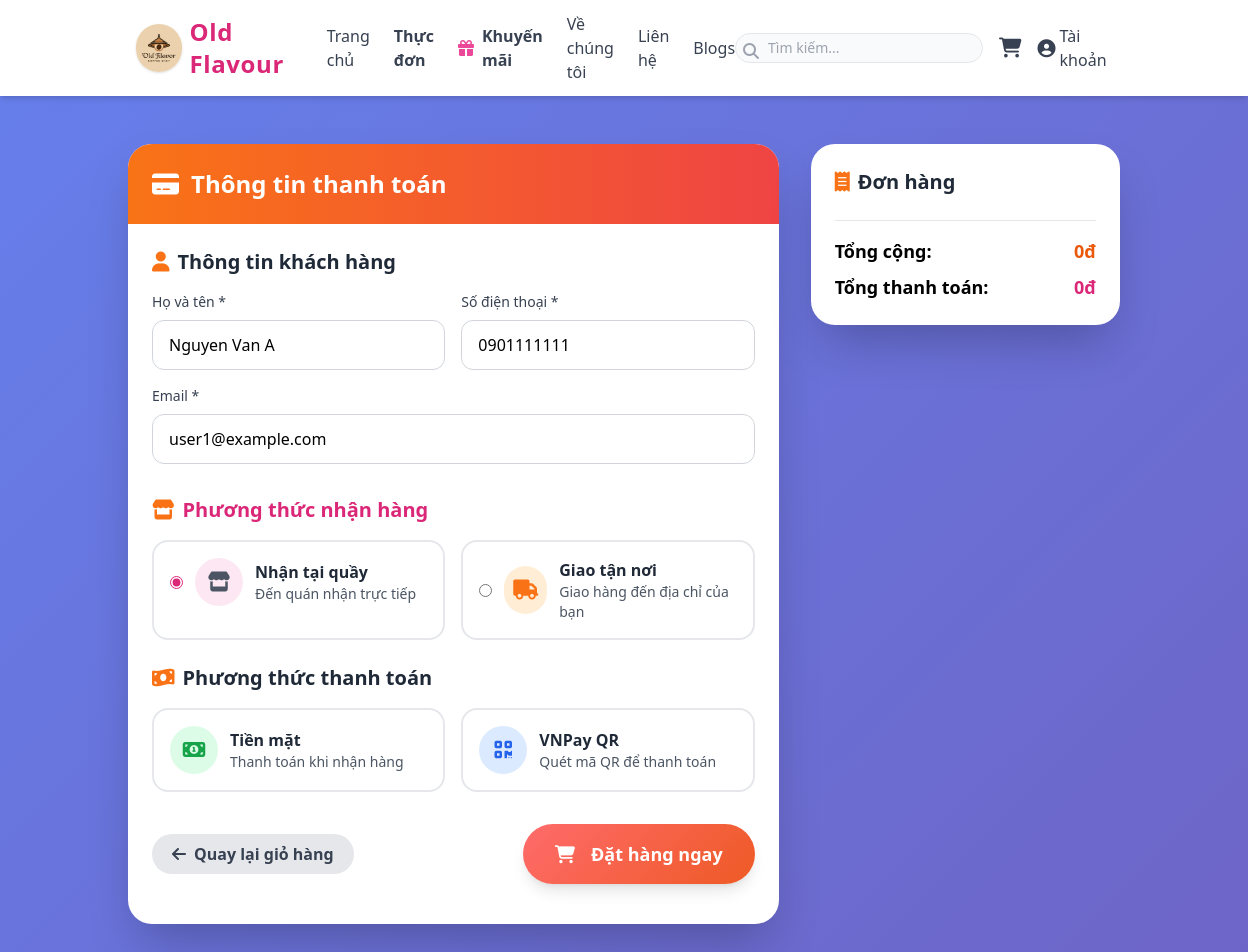
Screenshot of /customer/cart/checkout/index.php (signed in) with the database file from the repository.
### tables this page shows
CREATE TABLE users (
    user_id INT AUTO_INCREMENT PRIMARY KEY,
    username VARCHAR(50) NOT NULL UNIQUE,
    password VARCHAR(255) NOT NULL,
    email VARCHAR(100) NOT NULL UNIQUE,
    full_name VARCHAR(100),
    phone VARCHAR(20),
    avatar_image VARCHAR(255), 
    address VARCHAR(255),
    role ENUM('customer', 'admin') DEFAULT 'customer',
    created_at TIMESTAMP DEFAULT CURRENT_TIMESTAMP
);

### customer/cart/checkout/index.php (the view, shortened to what this page needs)
<?php
include_once __DIR__ . '/../../../database/db_connection.php';
$user_id = $_SESSION['user_id'] ?? null;
$user_info = [];
$stmt = $conn->prepare('SELECT full_name, phone, email FROM users WHERE user_id = ?');
$stmt->bind_param('i', $user_id);
$stmt->execute();
$res = $stmt->get_result();
if ($row = $res->fetch_assoc()) {
    $user_info = $row;
}
$total = 0;
?>
<!DOCTYPE html>
<html lang="vi">
<head>
    <script src="https://cdn.tailwindcss.com"></script>
    <link rel="stylesheet" href="https://cdnjs.cloudflare.com/ajax/libs/font-awesome/6.4.0/css/all.min.css">
</head>
<body class="bg-gray-50">
    <?php include '../../../includes/header.php'; ?>
    <div class="checkout-container min-h-screen py-12">
        <div class="container mx-auto px-4">
            <div class="grid grid-cols-1 lg:grid-cols-3 gap-8">
                <div class="lg:col-span-2">
                    <div class="bg-white rounded-3xl shadow-2xl overflow-hidden">
                        <div class="bg-gradient-to-r from-orange-500 to-red-500 p-6">
                            <div class="flex items-center gap-3">
                                <i class="fas fa-credit-card text-white text-2xl"></i>
                                <h1 class="text-2xl font-bold text-white">Thông tin thanh toán</h1>
                            </div>
                        </div>
                        <form id="checkout-form" class="p-6">
                            <div class="mb-8">
                                <h2 class="text-xl font-bold text-gray-800 mb-4 flex items-center gap-2">
                                    <i class="fas fa-user text-orange-500"></i>
                                    Thông tin khách hàng
                                </h2>
                                <div class="grid grid-cols-1 md:grid-cols-2 gap-4">
                                    <div>
                                        <label class="block text-sm font-medium text-gray-700 mb-2">Họ và tên *</label>
                                        <input type="text" name="full_name" value="<?php echo $user_info['full_name'] ?? ''; ?>" required
                                            class="w-full px-4 py-3 border border-gray-300 rounded-xl focus:ring-2 focus:ring-orange-500 focus:border-transparent">
                                    </div>
                                    <div>
                                        <label class="block text-sm font-medium text-gray-700 mb-2">Số điện thoại *</label>
                                        <input type="tel" name="phone" value="<?php echo $user_info['phone'] ?? ''; ?>" required
                                            class="w-full px-4 py-3 border border-gray-300 rounded-xl focus:ring-2 focus:ring-orange-500 focus:border-transparent">
                                    </div>
                                    <div class="md:col-span-2">
                                        <label class="block text-sm font-medium text-gray-700 mb-2">Email *</label>
                                        <input type="email" name="email" value="<?php echo $user_info['email'] ?? ''; ?>" required
                                            class="w-full px-4 py-3 border border-gray-300 rounded-xl focus:ring-2 focus:ring-orange-500 focus:border-transparent">
                                    </div>
                                </div>
                            </div>
                            <div class="mb-6">
                                <h2 class="text-xl font-bold text-pink-600 mb-4 flex items-center gap-2">
                                    <i class="fas fa-store text-orange-500"></i>
                                    Phương thức nhận hàng
                                </h2>
                                <div class="grid grid-cols-1 md:grid-cols-2 gap-4">
                                    <div class="delivery-method border-2 border-gray-200 rounded-2xl p-4 cursor-pointer transition hover:border-pink-400"
                                        onclick="selectDelivery('pickup')">
                                        <label class="flex items-center gap-3">
                                            <input type="radio" name="delivery_method" value="pickup" class="accent-pink-600"
                                                checked onclick="showAddress(false)">
                                            <div class="w-12 h-12 bg-pink-100 rounded-full flex items-center justify-center">
                                                <i class="fas fa-store text-gray-600 text-xl"></i>
                                            </div>
                                            <div>
                                                <h3 class="font-bold text-gray-800">Nhận tại quầy</h3>
                                                <p class="text-sm text-gray-600">Đến quán nhận trực tiếp</p>
                                            </div>
                                        </label>
                                    </div>
                                    <div class="delivery-method border-2 border-gray-200 rounded-2xl p-4 cursor-pointer transition hover:border-pink-400"
                                        onclick="selectDelivery('delivery')">
                                        <label class="flex items-center gap-3">
                                            <input type="radio" name="delivery_method" value="delivery" class="accent-pink-600"
                                                onclick="showAddress(true)">
                                            <div class="w-12 h-12 bg-orange-100 rounded-full flex items-center justify-center">
                                                <i class="fas fa-truck text-orange-500 text-xl"></i>
                                            </div>
                                            <div>
                                                <h3 class="font-bold text-gray-800">Giao tận nơi</h3>
                                                <p class="text-sm text-gray-600">Giao hàng đến địa chỉ của bạn</p>
                                            </div>
                                        </label>
                                    </div>
                                </div>
                            </div>
                            <div class="mb-8">
                                <h2 class="text-xl font-bold text-gray-800 mb-4 flex items-center gap-2">
                                    <i class="fas fa-money-bill-wave text-orange-500"></i>
                                    Phương thức thanh toán
                                </h2>
                                <div class="grid grid-cols-1 md:grid-cols-2 gap-4">
                                    <div class="payment-method border-2 border-gray-200 rounded-2xl p-4 cursor-pointer" onclick="selectPayment('cash')">
                                        <div class="flex items-center gap-3">
                                            <div class="w-12 h-12 bg-green-100 rounded-full flex items-center justify-center">
                                                <i class="fas fa-money-bill-alt text-green-600 text-xl"></i>
                                            </div>
                                            <div>
                                                <h3 class="font-bold text-gray-800">Tiền mặt</h3>
                                                <p class="text-sm text-gray-600">Thanh toán khi nhận hàng</p>
                                            </div>
                                        </div>
                                    </div>
                                    <div class="payment-method border-2 border-gray-200 rounded-2xl p-4 cursor-pointer" onclick="selectPayment('vnpay')">
                                        <div class="flex items-center gap-3">
                                            <div class="w-12 h-12 bg-blue-100 rounded-full flex items-center justify-center">
                                                <i class="fas fa-qrcode text-blue-600 text-xl"></i>
                                            </div>
                                            <div>
                                                <h3 class="font-bold text-gray-800">VNPay QR</h3>
                                                <p class="text-sm text-gray-600">Quét mã QR để thanh toán</p>
                                            </div>
                                        </div>
                                    </div>
                                </div>
                            </div>
                            <div class="flex justify-between items-center mb-4">
                                <a href="../index.php" class="bg-gray-200 hover:bg-gray-300 text-gray-700 px-5 py-2 rounded-full font-bold transition-colors flex items-center gap-2"><i class="fas fa-arrow-left"></i> Quay lại giỏ hàng</a>
                                <button type="submit" class="btn-primary text-white px-8 py-4 rounded-full font-bold text-lg shadow-lg hover:shadow-xl transition-all duration-300 flex items-center gap-2">
                                    <i class="fas fa-shopping-cart mr-2"></i>
                                    Đặt hàng ngay
                                </button>
                            </div>
                        </form>
                    </div>
                </div>
                <div class="lg:col-span-1">
                    <div class="bg-white rounded-3xl shadow-2xl p-6 sticky top-6">
                        <h2 class="text-xl font-bold text-gray-800 mb-6 flex items-center gap-2">
                            <i class="fas fa-receipt text-orange-500"></i>
                            Đơn hàng
                        </h2>
                        <?php
                        $discount = 0;
                        $shipping_fee = 0;
                        $total_after = $total - $discount + $shipping_fee;
                        ?>
                        <div class="border-t pt-4">
                            <div class="flex justify-between items-center text-lg font-bold">
                                <span>Tổng cộng:</span>
                                <span class="text-orange-600" id="order-total"><?php echo number_format($total); ?>đ</span>
                            </div>
                            <div class="flex justify-between items-center text-lg font-bold mt-2">
                                <span>Tổng thanh toán:</span>
                                <span class="text-pink-600" id="order-total-after"><?php echo number_format($total_after); ?>đ</span>
                            </div>
                        </div>
                    </div>
                </div>
            </div>
        </div>
    </div>
</body>
</html>

### customer/cart/checkout/index.php (style rules this page uses)
.checkout-container { background: linear-gradient(135deg, #667eea 0%, #764ba2 100%); }
.btn-primary { background: linear-gradient(135deg, #ff6b6b 0%, #ee5a24 100%); }
.payment-method { transition: all 0.3s ease; }

### rows the page displays
users: full_name "Nguyen Van A", phone "0901111111", email "user1@example.com"

### other values shown
$total_after "0"
